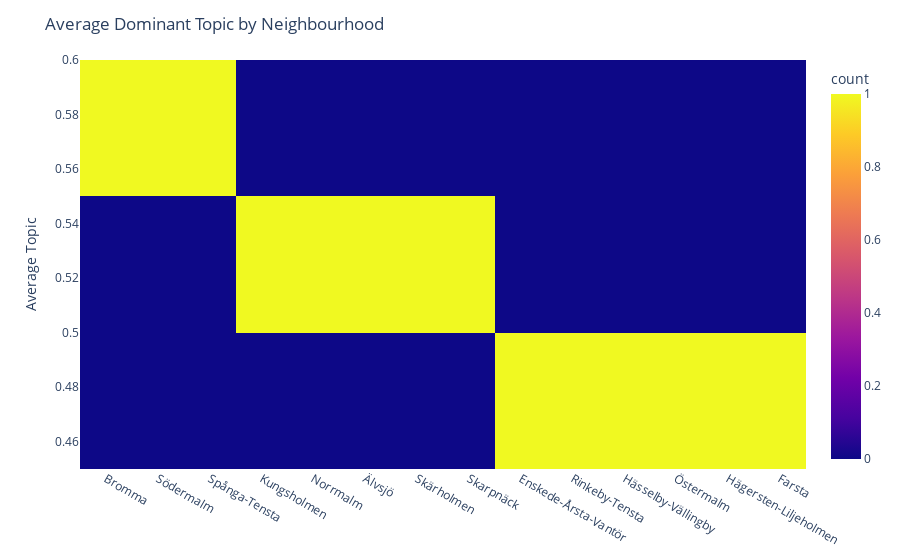

The notebook cell this image was saved under:
### Code cell
fig = px.density_heatmap(avg_topic_by_neighbourhood,
                   x='neighbourhood', y='avg_topic')
fig.update_layout(title='Average Dominant Topic by Neighbourhood')
fig.update_xaxes(title=None)
fig.update_yaxes(title='Average Topic')

### Figure 1 — Plotly figure (JSON) as saved in the notebook; plotly's stock layout.template omitted (floating-point values rounded to 4 significant figures)
{"data": [{"coloraxis": "coloraxis", "hovertemplate": "neighbourhood=%{x}<br>avg_topic=%{y}<br>count=%{z}<extra></extra>", "name": "", "type": "histogram2d", "x": ["Bromma", "Södermalm", "Spånga-Tensta", "Kungsholmen", "Norrmalm", "Älvsjö", "Skärholmen", "Skarpnäck", "Enskede-Årsta-Vantör", "Rinkeby-Tensta", "Hässelby-Vällingby", "Östermalm", "Hägersten-Liljeholmen", "Farsta"], "xaxis": "x", "xbingroup": "x", "y": [0.5849, 0.5712, 0.5552, 0.5469, 0.5469, 0.5439, 0.5357, 0.5138, 0.4857, 0.48, 0.4773, 0.4752, 0.4722, 0.4607], "yaxis": "y", "ybingroup": "y"}], "layout": {"coloraxis": {"colorbar": {"title": {"text": "count"}}, "colorscale": [[0, "#0d0887"], [0.1111, "#46039f"], [0.2222, "#7201a8"], [0.3333, "#9c179e"], [0.4444, "#bd3786"], [0.5556, "#d8576b"], [0.6667, "#ed7953"], [0.7778, "#fb9f3a"], [0.8889, "#fdca26"], [1, "#f0f921"]]}, "legend": {"tracegroupgap": 0}, "margin": {"t": 60}, "title": {"text": "Average Dominant Topic by Neighbourhood"}, "xaxis": {"anchor": "y", "domain": [0, 1], "title": {}}, "yaxis": {"anchor": "x", "domain": [0, 1], "title": {"text": "Average Topic"}}}}
